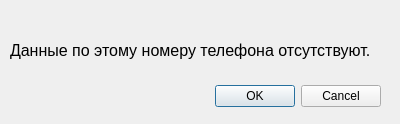
<?xml version="1.0" encoding="UTF-8"?>
<ui version="4.0">
 <class>Dialog</class>
 <widget class="QDialog" name="Dialog">
  <property name="geometry">
   <rect>
    <x>0</x>
    <y>0</y>
    <width>400</width>
    <height>124</height>
   </rect>
  </property>
  <property name="windowTitle">
   <string>Null</string>
  </property>
  <property name="windowIcon">
   <iconset>
    <normaloff>../../../../Downloads/warning.ico</normaloff>../../../../Downloads/warning.ico</iconset>
  </property>
  <widget class="QDialogButtonBox" name="buttonBox">
   <property name="geometry">
    <rect>
     <x>40</x>
     <y>80</y>
     <width>341</width>
     <height>32</height>
    </rect>
   </property>
   <property name="orientation">
    <enum>Qt::Horizontal</enum>
   </property>
   <property name="standardButtons">
    <set>QDialogButtonBox::Cancel|QDialogButtonBox::Ok</set>
   </property>
  </widget>
  <widget class="QLabel" name="label">
   <property name="geometry">
    <rect>
     <x>10</x>
     <y>10</y>
     <width>381</width>
     <height>81</height>
    </rect>
   </property>
   <property name="minimumSize">
    <size>
     <width>381</width>
     <height>81</height>
    </size>
   </property>
   <property name="maximumSize">
    <size>
     <width>381</width>
     <height>81</height>
    </size>
   </property>
   <property name="font">
    <font>
     <pointsize>12</pointsize>
    </font>
   </property>
   <property name="text">
    <string>Данные по этому номеру телефона отсутствуют.</string>
   </property>
  </widget>
 </widget>
 <resources/>
 <connections>
  <connection>
   <sender>buttonBox</sender>
   <signal>accepted()</signal>
   <receiver>Dialog</receiver>
   <slot>accept()</slot>
   <hints>
    <hint type="sourcelabel">
     <x>248</x>
     <y>254</y>
    </hint>
    <hint type="destinationlabel">
     <x>157</x>
     <y>274</y>
    </hint>
   </hints>
  </connection>
  <connection>
   <sender>buttonBox</sender>
   <signal>rejected()</signal>
   <receiver>Dialog</receiver>
   <slot>reject()</slot>
   <hints>
    <hint type="sourcelabel">
     <x>316</x>
     <y>260</y>
    </hint>
    <hint type="destinationlabel">
     <x>286</x>
     <y>274</y>
    </hint>
   </hints>
  </connection>
 </connections>
</ui>
